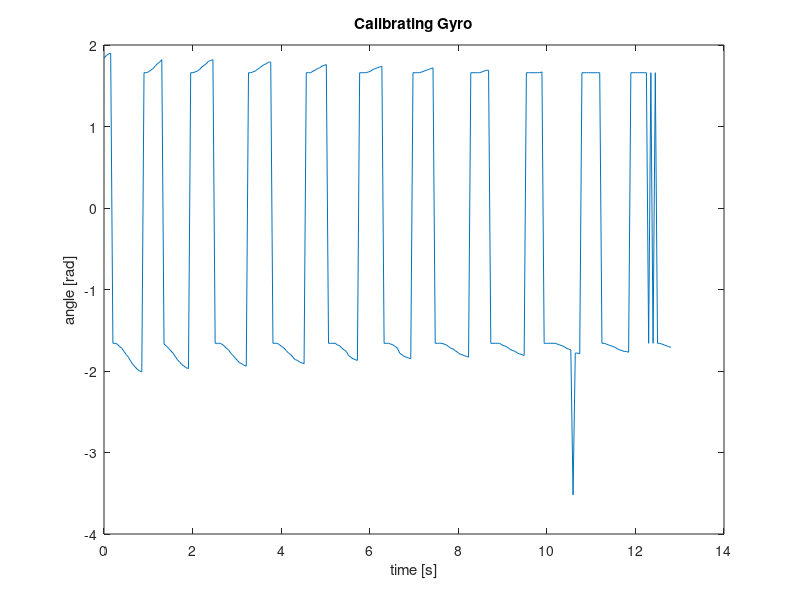

Write MATLAB code to recreate this figure.
function Calibrating_Gyro()
    % data collected from swinging Rocky
    gyro_data = [1.84
    1.87
    1.89
    1.90
    -1.66
    -1.66
    -1.67
    -1.70
    -1.72
    -1.76
    -1.80
    -1.83
    -1.88
    -1.92
    -1.95
    -1.98
    -2.00
    -2.01
    1.66
    1.66
    1.67
    1.69
    1.71
    1.74
    1.77
    1.79
    1.82
    -1.67
    -1.69
    -1.72
    -1.75
    -1.78
    -1.82
    -1.86
    -1.89
    -1.92
    -1.94
    -1.96
    -1.97
    1.66
    1.66
    1.67
    1.68
    1.70
    1.73
    1.75
    1.77
    1.80
    1.81
    1.82
    -1.66
    -1.66
    -1.66
    -1.67
    -1.69
    -1.72
        -1.74
    -1.78
    -1.81
    -1.84
    -1.87
    -1.90
    -1.91
    -1.93
    -1.94
    1.66
    1.66
    1.67
    1.68
    1.70
    1.72
    1.74
    1.76
    1.77
    1.79
    1.79
    -1.66
    -1.66
    -1.66
    -1.68
    -1.70
    -1.72
    -1.75
    -1.78
    -1.80
        -1.83
    -1.86
    -1.87
    -1.89
    -1.90
    -1.91
    1.66
    1.66
    1.66
    1.68
    1.69
    1.71
    1.72
    1.74
    1.75
    1.76
    -1.66
    -1.66
    -1.66
    -1.66
    -1.68
    -1.69
    -1.72
    -1.74
    -1.76
    
        -1.81
    -1.83
    -1.85
    -1.86
    -1.87
    1.66
    1.66
    1.66
    1.66
    1.67
    1.68
    1.70
    1.71
    1.72
    1.73
    1.74
    -1.66
    -1.66
    -1.66
    -1.67
    -1.68
    -1.70
    -1.72
    
        -1.78
    -1.80
    -1.82
    -1.83
    -1.84
    -1.85
    1.66
    1.66
    1.66
    1.66
    1.67
    1.68
    1.69
    1.70
    1.71
    1.72
    -1.66
    -1.66
    -1.66
    -1.66
    -1.67
    -1.68
    -1.70
    -1.72
    -1.73
    -1.75
    -1.77
    -1.79
    -1.80
        -1.81
    -1.82
    -1.83
    1.66
    1.66
    1.66
    1.66
    1.66
    1.67
    1.68
    1.69
    1.69
    -1.66
    -1.66
    -1.66
    -1.66
    -1.66
    -1.68
    -1.69
    -1.70
    -1.72
    -1.74
    -1.75
    -1.76
    -1.78
        -1.79
    -1.80
    -1.81
    1.66
    1.66
    1.66
    1.66
    1.66
    1.66
    1.66
    1.67
    -1.66
    -1.66
    -1.66
    -1.66
    -1.66
    -1.66
    -1.67
    -1.68
    -1.69
    -1.70
    -1.72
    -1.73
    -1.74
    -1.75-1.77
    -1.78
    -1.78
    -1.79
    1.66
    1.66
    1.66
    1.66
    1.66
    1.66
    1.66
    1.66
    1.66
    -1.66
    -1.66
    
        -1.67
    -1.68
    -1.69
    -1.70
    -1.71
    -1.73
    -1.74
    -1.75
    -1.76
    -1.76
    -1.77
    1.66
    1.66
    1.66
    1.66
    1.66
    1.66
    1.66
    1.66
    -1.66
    1.66
    -1.66
    1.66
    -1.66
    -1.66
    -1.67
    -1.68
    -1.69
    -1.70
    -1.71];

    % time data was collected
    time = linspace(0, length(gyro_data)*50e-3, length(gyro_data));

    % plotting data
    clf
    plot(time, gyro_data)
    title('Calibrating Gyro')
    xlabel('time [s]')
    ylabel('angle [rad]')
    
    % peaks from data from visually looking at plot
    peaks = [.15, 1.3, 2.46, 3.76, 5.02, 6.27, 7.43, 8.53, 9.74, 10.99, 12.1];
    
    % finding distances between peaks and taking their average to find the
    % period
    peak_diffs = zeros(1, length(peaks)-1);
    for i = 1:length(peaks)-1
        peak_diffs = peaks(i+1) - peaks(i);
    end
    
    % natural frequency is 1/period
    f = 1/mean(peak_diffs)

    angular_frequency = 2*pi*f

    g = 9.81; % acceleration due to gravity (m/s^2)
    l_eff = g / (angular_frequency^2);
    fprintf('Effective length (l_eff) = %.4f m\n', l_eff);

    zeta = 0.7;

    p1 = -zeta * angular_frequency + 1i * angular_frequency * sqrt(1 - zeta^2);
    p2 = -zeta * angular_frequency - 1i * angular_frequency * sqrt(1 - zeta^2);
    fprintf('Desired pole locations: %.4f + %.4fj, %.4f - %.4fj\n', real(p1), imag(p1), real(p2), imag(p2));

end
